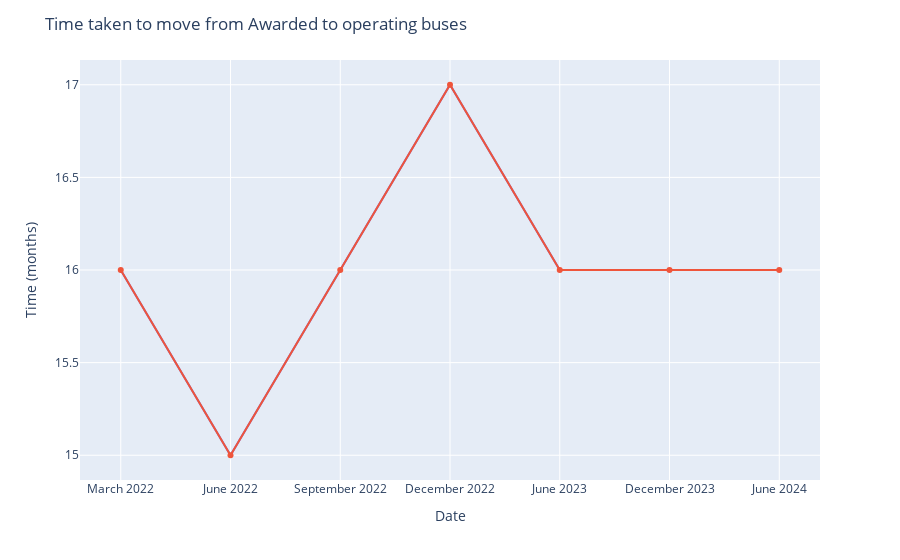

Notebook code for this chart:
### Code cell
# time taken to move from Awarded to operating buses

df = subset.iloc[3,1:][::-1][2:]
fig = px.line(x=df.index, y=df.values)
fig.add_trace(go.Scatter(x=df.index, y=df.values, name="Adoption Rate", mode='lines+markers'))
fig.update_layout(
    title="Time taken to move from Awarded to operating buses",
    xaxis_title="Date",
    yaxis_title="Time (months)",
    showlegend=False
)
fig.show()

### Figure 1 — Plotly figure (JSON) as saved in the notebook; plotly's stock layout.template omitted (floating-point values rounded to 4 significant figures)
{"data": [{"hovertemplate": "x=%{x}<br>y=%{y}<extra></extra>", "legendgroup": "", "line": {"color": "#636efa", "dash": "solid"}, "marker": {"symbol": "circle"}, "mode": "lines", "name": "", "orientation": "v", "showlegend": false, "type": "scatter", "x": ["March 2022", "June 2022", "September 2022", "December 2022", "June 2023", "December 2023", "June 2024"], "xaxis": "x", "y": [16, 15, 16, 17, 16, 16, 16], "yaxis": "y"}, {"mode": "lines+markers", "name": "Adoption Rate", "type": "scatter", "x": ["March 2022", "June 2022", "September 2022", "December 2022", "June 2023", "December 2023", "June 2024"], "y": [16, 15, 16, 17, 16, 16, 16]}], "layout": {"legend": {"tracegroupgap": 0}, "margin": {"t": 60}, "showlegend": false, "title": {"text": "Time taken to move from Awarded to operating buses"}, "xaxis": {"anchor": "y", "domain": [0, 1], "title": {"text": "Date"}}, "yaxis": {"anchor": "x", "domain": [0, 1], "title": {"text": "Time (months)"}}}}
